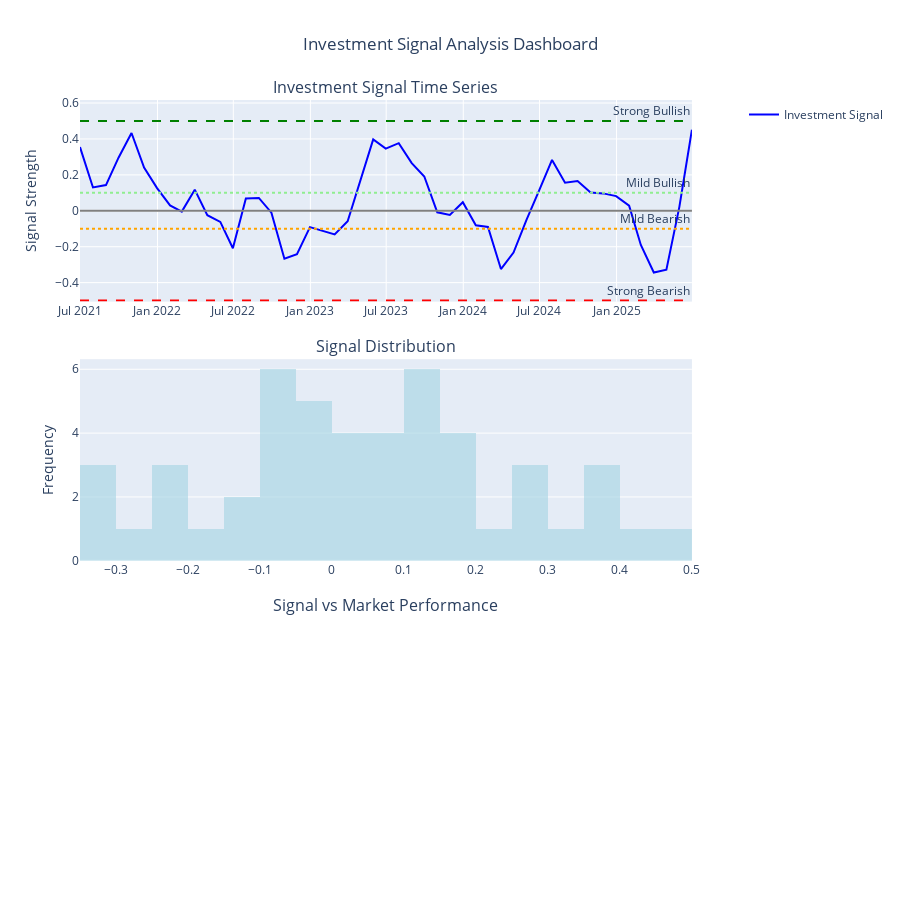

Write notebook code for a chart like this one.
### Code cell
# =============================================================================
# TIMEZONE FIX
# =============================================================================

def fix_timezone_issues(investment_signal, market_data):
    """
    Fix timezone issues between investment signal and market data
    """
    print("🔧 Fixing timezone compatibility issues...")
    
    # Fix investment signal timezone
    if not investment_signal.empty:
        # Remove timezone info if present
        if investment_signal.index.tz is not None:
            investment_signal = investment_signal.tz_localize(None)
            print("   ✅ Removed timezone from investment signal")
    
    # Fix market data timezone
    fixed_market_data = {}
    for ticker, data in market_data.items():
        if hasattr(data, 'index') and data.index.tz is not None:
            # Remove timezone from the index
            data_copy = data.copy()
            data_copy.index = data_copy.index.tz_localize(None)
            fixed_market_data[ticker] = data_copy
            print(f"   ✅ Fixed timezone for {ticker}")
        else:
            fixed_market_data[ticker] = data
    
    print("✅ Timezone issues resolved!")
    return investment_signal, fixed_market_data

# Apply fix
if 'investment_signal' in locals() and not investment_signal.empty:
    investment_signal, market_data = fix_timezone_issues(investment_signal, market_data)
    
    print("\n🔄 Retrying visualization with fixed data...")
    
    # Now retry the visualization
    def visualize_investment_signal_fixed(signal, market_data=None):
        """
        Create comprehensive visualization of the investment signal (timezone-safe)
        """
        if signal.empty:
            print("❌ No signal data to visualize")
            return
        
        print("📊 Creating investment signal visualization...")
        
        # Create subplot figure
        fig = make_subplots(
            rows=3, cols=1,
            subplot_titles=[
                'Investment Signal Time Series',
                'Signal Distribution',
                'Signal vs Market Performance'
            ],
            vertical_spacing=0.08,
            specs=[
                [{"secondary_y": False}],
                [{"secondary_y": False}],
                [{"secondary_y": True}]
            ]
        )
        
        # 1. Time series plot
        fig.add_trace(
            go.Scatter(
                x=signal.index,
                y=signal.values,
                mode='lines',
                name='Investment Signal',
                line=dict(color='blue', width=2),
                hovertemplate='Date: %{x}<br>Signal: %{y:.3f}<extra></extra>'
            ),
            row=1, col=1
        )
        
        # Add signal interpretation zones
        fig.add_hline(y=0.5, line_dash="dash", line_color="green", 
                      annotation_text="Strong Bullish", row=1, col=1)
        fig.add_hline(y=0.1, line_dash="dot", line_color="lightgreen", 
                      annotation_text="Mild Bullish", row=1, col=1)
        fig.add_hline(y=0, line_dash="solid", line_color="gray", row=1, col=1)
        fig.add_hline(y=-0.1, line_dash="dot", line_color="orange", 
                      annotation_text="Mild Bearish", row=1, col=1)
        fig.add_hline(y=-0.5, line_dash="dash", line_color="red", 
                      annotation_text="Strong Bearish", row=1, col=1)
        
        # 2. Distribution histogram
        fig.add_trace(
            go.Histogram(
                x=signal.values,
                nbinsx=30,
                name='Signal Distribution',
                marker_color='lightblue',
                opacity=0.7,
                showlegend=False
            ),
            row=2, col=1
        )
        
        # 3. Signal vs Market Performance (if market data available)
        if market_data and 'SPY' in market_data:
            try:
                spy_prices = market_data['SPY']['Close']
                
                # Ensure both have no timezone
                if spy_prices.index.tz is not None:
                    spy_prices.index = spy_prices.index.tz_localize(None)
                
                # Find overlapping dates manually
                signal_dates = set(signal.index.date)
                spy_dates = set(spy_prices.index.date)
                common_dates = signal_dates.intersection(spy_dates)
                
                if common_dates:
                    # Filter to common dates
                    signal_filtered = signal[signal.index.date.isin(common_dates)]
                    spy_filtered = spy_prices[spy_prices.index.date.isin(common_dates)]
                    
                    # Align by reindexing to common frequency
                    common_index = pd.date_range(
                        start=max(signal_filtered.index.min(), spy_filtered.index.min()),
                        end=min(signal_filtered.index.max(), spy_filtered.index.max()),
                        freq='D'
                    )
                    
                    # Reindex both series
                    signal_aligned = signal_filtered.reindex(common_index, method='ffill')
                    spy_aligned = spy_filtered.reindex(common_index, method='ffill')
                    
                    # Remove any remaining NaN values
                    valid_mask = signal_aligned.notna() & spy_aligned.notna()
                    signal_clean = signal_aligned[valid_mask]
                    spy_clean = spy_aligned[valid_mask]
                    
                    if not signal_clean.empty and not spy_clean.empty:
                        # Normalize SPY prices to start at 100
                        normalized_spy = (spy_clean / spy_clean.iloc[0]) * 100
                        
                        # Plot signal
                        fig.add_trace(
                            go.Scatter(
                                x=signal_clean.index,
                                y=signal_clean.values,
                                mode='lines',
                                name='Investment Signal',
                                line=dict(color='blue', width=2),
                                yaxis='y3'
                            ),
                            row=3, col=1
                        )
                        
                        # Plot market performance on secondary y-axis
                        fig.add_trace(
                            go.Scatter(
                                x=normalized_spy.index,
                                y=normalized_spy.values,
                                mode='lines',
                                name='S&P 500 (Normalized)',
                                line=dict(color='orange', width=2),
                                yaxis='y4'
                            ),
                            row=3, col=1,
                            secondary_y=True
                        )
                        
                        print(f"   ✅ Successfully aligned {len(signal_clean)} data points")
                    else:
                        print("   ⚠️ No overlapping data found after alignment")
                else:
                    print("   ⚠️ No common dates found between signal and market data")
                    
            except Exception as e:
                print(f"   ⚠️ Could not align market data: {str(e)[:50]}...")
        
        # Update layout
        fig.update_layout(
            height=900,
            title_text="Investment Signal Analysis Dashboard",
            showlegend=True,
            title_x=0.5
        )
        
        # Update y-axis labels
        fig.update_yaxes(title_text="Signal Strength", row=1, col=1)
        fig.update_yaxes(title_text="Frequency", row=2, col=1)
        fig.update_yaxes(title_text="Signal", row=3, col=1)
        
        if market_data and 'SPY' in market_data:
            fig.update_yaxes(title_text="S&P 500 (Base=100)", secondary_y=True, row=3, col=1)
        
        fig.show()
        
        return fig
    
    # Create the fixed visualization
    signal_chart = visualize_investment_signal_fixed(investment_signal, market_data)
    
    print("✅ Investment signal visualization complete!")
    print("\n🎯 Build machine learning prediction models!")
    
else:
    print("⚠️ No investment signal available to fix")

### Figure 1 — Plotly figure (JSON) as saved in the notebook; plotly's stock layout.template omitted (floating-point values rounded to 4 significant figures)
{"data": [{"hovertemplate": "Date: %{x}<br>Signal: %{y:.3f}<extra></extra>", "line": {"color": "blue", "width": 2}, "mode": "lines", "name": "Investment Signal", "type": "scatter", "x": ["2021-06-30T00:00:00.000000000", "2021-07-31T00:00:00.000000000", "2021-08-31T00:00:00.000000000", "2021-09-30T00:00:00.000000000", "2021-10-31T00:00:00.000000000", "2021-11-30T00:00:00.000000000", "2021-12-31T00:00:00.000000000", "2022-01-31T00:00:00.000000000", "2022-02-28T00:00:00.000000000", "2022-03-31T00:00:00.000000000", "2022-04-30T00:00:00.000000000", "2022-05-31T00:00:00.000000000", "2022-06-30T00:00:00.000000000", "2022-07-31T00:00:00.000000000", "2022-08-31T00:00:00.000000000", "2022-09-30T00:00:00.000000000", "2022-10-31T00:00:00.000000000", "2022-11-30T00:00:00.000000000", "2022-12-31T00:00:00.000000000", "2023-01-31T00:00:00.000000000", "2023-02-28T00:00:00.000000000", "2023-03-31T00:00:00.000000000", "2023-04-30T00:00:00.000000000", "2023-05-31T00:00:00.000000000", "2023-06-30T00:00:00.000000000", "2023-07-31T00:00:00.000000000", "2023-08-31T00:00:00.000000000", "2023-09-30T00:00:00.000000000", "2023-10-31T00:00:00.000000000", "2023-11-30T00:00:00.000000000", "2023-12-31T00:00:00.000000000", "2024-01-31T00:00:00.000000000", "2024-02-29T00:00:00.000000000", "2024-03-31T00:00:00.000000000", "2024-04-30T00:00:00.000000000", "2024-05-31T00:00:00.000000000", "2024-06-30T00:00:00.000000000", "2024-07-31T00:00:00.000000000", "2024-08-31T00:00:00.000000000", "2024-09-30T00:00:00.000000000", "2024-10-31T00:00:00.000000000", "2024-11-30T00:00:00.000000000", "2024-12-31T00:00:00.000000000", "2025-01-31T00:00:00.000000000", "2025-02-28T00:00:00.000000000", "2025-03-31T00:00:00.000000000", "2025-04-30T00:00:00.000000000", "2025-05-31T00:00:00.000000000", "2025-06-30T00:00:00.000000000"], "xaxis": "x", "y": [0.3545, 0.1301, 0.1431, 0.2957, 0.4332, 0.2406, 0.1266, 0.02975, -0.00453, 0.1177, -0.02485, -0.06172, -0.2084, 0.06877, 0.07173, -0.01056, -0.267, -0.241, -0.09099, -0.1102, -0.1318, -0.05824, 0.1683, 0.3974, 0.346, 0.3764, 0.2658, 0.1911, -0.008287, -0.02329, 0.04795, -0.08054, -0.0897, -0.3244, -0.2323, -0.05045, 0.1124, 0.283, 0.1567, 0.1654, 0.1022, 0.09696, 0.0819, 0.02862, -0.1903, -0.3437, -0.3281, 0.02201, 0.452], "yaxis": "y"}, {"marker": {"color": "lightblue"}, "name": "Signal Distribution", "nbinsx": 30, "opacity": 0.7, "showlegend": false, "type": "histogram", "x": [0.3545, 0.1301, 0.1431, 0.2957, 0.4332, 0.2406, 0.1266, 0.02975, -0.00453, 0.1177, -0.02485, -0.06172, -0.2084, 0.06877, 0.07173, -0.01056, -0.267, -0.241, -0.09099, -0.1102, -0.1318, -0.05824, 0.1683, 0.3974, 0.346, 0.3764, 0.2658, 0.1911, -0.008287, -0.02329, 0.04795, -0.08054, -0.0897, -0.3244, -0.2323, -0.05045, 0.1124, 0.283, 0.1567, 0.1654, 0.1022, 0.09696, 0.0819, 0.02862, -0.1903, -0.3437, -0.3281, 0.02201, 0.452], "xaxis": "x2", "yaxis": "y2"}], "layout": {"annotations": [{"font": {"size": 16}, "showarrow": false, "text": "Investment Signal Time Series", "x": 0.47, "xanchor": "center", "xref": "paper", "y": 1, "yanchor": "bottom", "yref": "paper"}, {"font": {"size": 16}, "showarrow": false, "text": "Signal Distribution", "x": 0.47, "xanchor": "center", "xref": "paper", "y": 0.64, "yanchor": "bottom", "yref": "paper"}, {"font": {"size": 16}, "showarrow": false, "text": "Signal vs Market Performance", "x": 0.47, "xanchor": "center", "xref": "paper", "y": 0.28, "yanchor": "bottom", "yref": "paper"}, {"showarrow": false, "text": "Strong Bullish", "x": 1, "xanchor": "right", "xref": "x domain", "y": 0.5, "yanchor": "bottom", "yref": "y"}, {"showarrow": false, "text": "Mild Bullish", "x": 1, "xanchor": "right", "xref": "x domain", "y": 0.1, "yanchor": "bottom", "yref": "y"}, {"showarrow": false, "text": "Mild Bearish", "x": 1, "xanchor": "right", "xref": "x domain", "y": -0.1, "yanchor": "bottom", "yref": "y"}, {"showarrow": false, "text": "Strong Bearish", "x": 1, "xanchor": "right", "xref": "x domain", "y": -0.5, "yanchor": "bottom", "yref": "y"}], "height": 900, "shapes": [{"line": {"color": "green", "dash": "dash"}, "type": "line", "x0": 0, "x1": 1, "xref": "x domain", "y0": 0.5, "y1": 0.5, "yref": "y"}, {"line": {"color": "lightgreen", "dash": "dot"}, "type": "line", "x0": 0, "x1": 1, "xref": "x domain", "y0": 0.1, "y1": 0.1, "yref": "y"}, {"line": {"color": "gray", "dash": "solid"}, "type": "line", "x0": 0, "x1": 1, "xref": "x domain", "y0": 0, "y1": 0, "yref": "y"}, {"line": {"color": "orange", "dash": "dot"}, "type": "line", "x0": 0, "x1": 1, "xref": "x domain", "y0": -0.1, "y1": -0.1, "yref": "y"}, {"line": {"color": "red", "dash": "dash"}, "type": "line", "x0": 0, "x1": 1, "xref": "x domain", "y0": -0.5, "y1": -0.5, "yref": "y"}], "showlegend": true, "title": {"text": "Investment Signal Analysis Dashboard", "x": 0.5}, "xaxis": {"anchor": "y", "domain": [0, 0.94]}, "xaxis2": {"anchor": "y2", "domain": [0, 0.94]}, "xaxis3": {"anchor": "y3", "domain": [0, 0.94]}, "yaxis": {"anchor": "x", "domain": [0.72, 1], "title": {"text": "Signal Strength"}}, "yaxis2": {"anchor": "x2", "domain": [0.36, 0.64], "title": {"text": "Frequency"}}, "yaxis3": {"anchor": "x3", "domain": [0, 0.28], "title": {"text": "Signal"}}, "yaxis4": {"anchor": "x3", "overlaying": "y3", "side": "right", "title": {"text": "S&P 500 (Base=100)"}}}}
